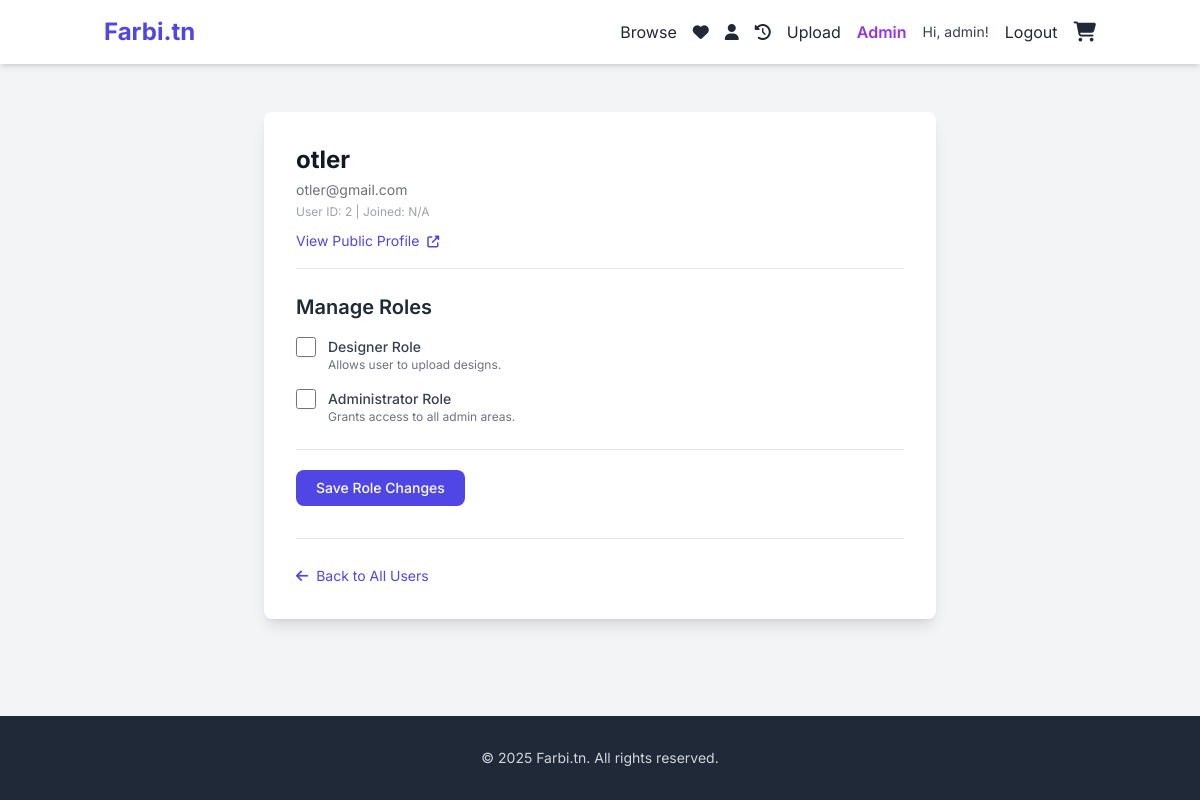
Page /admin/user/2/details (signed in) on the committed database.
### app.py (models this page shows, shortened)
class User(UserMixin, db.Model):
    id = db.Column(db.Integer, primary_key=True)
    username = db.Column(db.String(80), unique=True, nullable=False)
    email = db.Column(db.String(120), unique=True, nullable=False)
    password_hash = db.Column(db.String(256), nullable=False)
    is_designer = db.Column(db.Boolean, default=False)
    is_admin = db.Column(db.Boolean, default=False)
    bio = db.Column(db.Text, nullable=True)
    join_date = db.Column(db.DateTime, default=datetime.utcnow)
    designs = db.relationship('Design', backref='designer', lazy='dynamic')
    orders = db.relationship('Order', backref='customer', lazy='dynamic')
    favorite_designs = db.relationship('Design', secondary=favorites, lazy='dynamic', backref=db.backref('favorited_by', lazy='dynamic'))

### app.py (the view)
@app.route('/admin/user/<int:user_id>/details')
@login_required
def admin_user_details(user_id):
    if not current_user.is_admin: abort(403)
    user = User.query.get_or_404(user_id); return render_template('admin_user_details.html', user=user)

### app.py (called while the page is built)
@login_manager.user_loader
def load_user(user_id): return User.query.get(int(user_id))

@app.context_processor
def inject_cart_count():
    cart = session.get('cart', {})
    item_count = sum(cart.values()) if cart else 0
    return dict(cart_item_count=item_count)

@app.context_processor
def inject_now():
    return {'now': datetime.utcnow}

### templates/admin_user_details.html (shortened to what this page needs)
{% extends "base.html" %}
{% block content %}
<div class="bg-white p-6 md:p-8 rounded-lg shadow-lg max-w-2xl mx-auto">
    <div class="flex justify-between items-start mb-6 border-b pb-4">
        <div>
            <h1 class="text-2xl font-bold text-gray-900">{{ user.username }}</h1>
            <p class="text-sm text-gray-500 mt-1">{{ user.email }}</p>
            <p class="text-xs text-gray-400 mt-1">User ID: {{ user.id }} | Joined: {{ user.join_date.strftime('%Y-%m-%d') if user.join_date else 'N/A' }}</p>
             <p class="mt-2"><a href="{{ url_for('profile', username=user.username) }}" class="text-indigo-600 hover:underline text-sm" target="_blank">View Public Profile <i class="fas fa-external-link-alt text-xs ml-1"></i></a></p>
        </div>
    </div>
    <form action="{{ url_for('admin_update_user_roles', user_id=user.id) }}" method="POST">
        <h2 class="text-xl font-semibold mb-4 text-gray-800">Manage Roles</h2>
        <div class="space-y-4">
            <div> <label class="flex items-center cursor-pointer"> <input type="checkbox" name="is_designer" class="rounded border-gray-300 text-indigo-600 shadow-sm focus:border-indigo-300 focus:ring focus:ring-indigo-200 focus:ring-opacity-50 h-5 w-5" {% if user.is_designer %}checked{% endif %}> <span class="ml-3 text-sm text-gray-700 font-medium">Designer Role</span> </label> <p class="text-xs text-gray-500 ml-8">Allows user to upload designs.</p> </div>
            <div> <label class="flex items-center {% if user.id == current_user.id %} cursor-not-allowed opacity-70 {% else %} cursor-pointer {% endif %}"> <input type="checkbox" name="is_admin" class="rounded border-gray-300 text-purple-600 shadow-sm focus:border-purple-300 focus:ring focus:ring-purple-200 focus:ring-opacity-50 h-5 w-5"  > <span class="ml-3 text-sm text-gray-700 font-medium">Administrator Role</span> </label> <p class="text-xs text-gray-500 ml-8">Grants access to all admin areas.</p> </div>
        </div>
        <div class="mt-6 border-t pt-5"> <button type="submit" class="px-5 py-2 rounded-lg text-sm font-medium bg-indigo-600 text-white hover:bg-indigo-700 transition duration-150 ease-in-out focus:outline-none focus:ring-2 focus:ring-indigo-500 focus:ring-offset-2"> Save Role Changes </button> </div>
    </form>
    <div class="mt-8 border-t pt-6"> <a href="{{ url_for('admin_users') }}" class="text-indigo-600 hover:text-indigo-800 text-sm"> <i class="fas fa-arrow-left mr-1"></i> Back to All Users </a> </div>
</div>
{% endblock %}

### templates/base.html (shortened to what this page needs)
<!DOCTYPE html>
<html lang="en">
<head>
    <script src="https://cdn.tailwindcss.com"></script>
    <link rel="stylesheet" href="https://cdnjs.cloudflare.com/ajax/libs/font-awesome/6.5.1/css/all.min.css">
</head>
<body class="bg-gray-100 text-gray-800 flex flex-col min-h-screen">
    <header class="bg-white shadow-md sticky top-0 z-50">
        <nav class="container mx-auto px-4 py-4 flex justify-between items-center">
            <a href="{{ url_for('index') }}" class="text-2xl font-bold text-indigo-600">Farbi.tn</a>
            <div class="flex items-center space-x-4">
                <a href="{{ url_for('browse') }}" class="nav-link hidden md:inline">Browse</a>
                {% if current_user.is_authenticated %}
                    <a href="{{ url_for('list_favorites') }}" class="nav-link hidden md:inline" title="My Favorites"><i class="fas fa-heart"></i></a>
                    <a href="{{ url_for('profile', username=current_user.username) }}" class="nav-link hidden md:inline" title="My Profile"><i class="fas fa-user"></i></a>
                    <a href="{{ url_for('order_history') }}" class="nav-link hidden md:inline" title="Order History"><i class="fas fa-history"></i></a>
                    {% if current_user.is_designer %} <a href="{{ url_for('upload_design') }}" class="nav-button-secondary hidden md:inline">Upload</a> {% endif %}
                    {% if current_user.is_admin %} <a href="{{ url_for('admin_dashboard') }}" class="nav-link hidden md:inline font-semibold text-purple-600">Admin</a> {% endif %}
                    <span class="text-gray-700 text-sm hidden lg:inline">Hi, {{ current_user.username }}!</span>
                    <a href="{{ url_for('logout') }}" class="nav-button-logout">Logout</a>
                {% else %}
                    <a href="{{ url_for('login') }}" class="nav-button-primary">Login</a>
                    <a href="{{ url_for('register') }}" class="nav-link">Register</a>
                {% endif %}
                 <a href="{{ url_for('view_cart') }}" class="nav-link relative" title="Shopping Cart">
                    <i class="fas fa-shopping-cart text-xl"></i>
                 </a>
            </div>
        </nav>
    </header>
    <div class="container mx-auto px-4 pt-4 w-full max-w-4xl">
    </div>
    <main class="container mx-auto px-4 py-8 flex-grow"> {% block content %}{% endblock %} </main>
    <footer class="bg-gray-800 text-gray-300 mt-auto"> <div class="container mx-auto px-4 py-8 text-center"> <p class="text-sm">&copy; {{ now().year }} Farbi.tn. All rights reserved.</p> </div> </footer>
</body>
</html>

### templates/base.html (style rules this page uses)
body { font-family: 'Inter', sans-serif; }
.nav-link { @apply text-gray-600 hover:text-indigo-600 transition duration-150 ease-in-out; }
.nav-button-secondary { @apply nav-button bg-green-500 text-white hover:bg-green-600; }
.nav-button-logout { @apply nav-button bg-red-500 text-white hover:bg-red-600; }

### rows in the picture
User: username "admin"
User: username "otler", email "otler@gmail.com", id "2", join_date "N/A"
